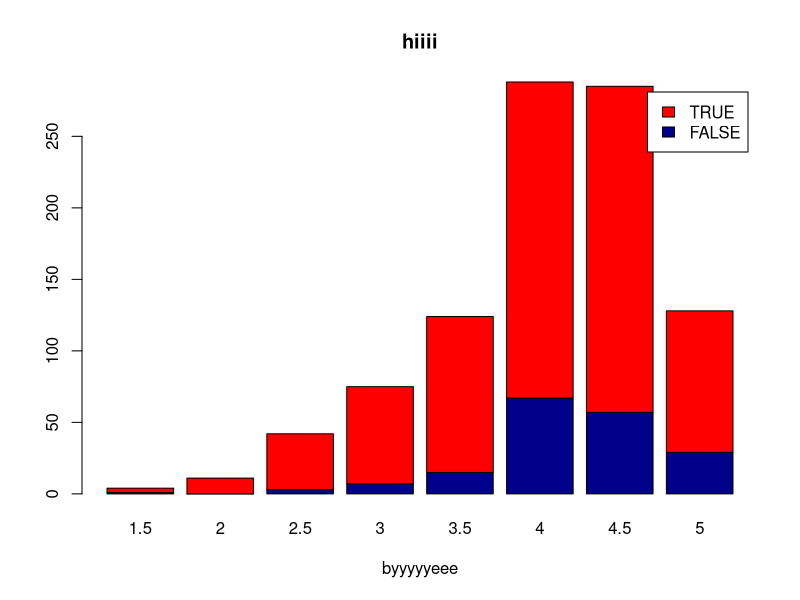
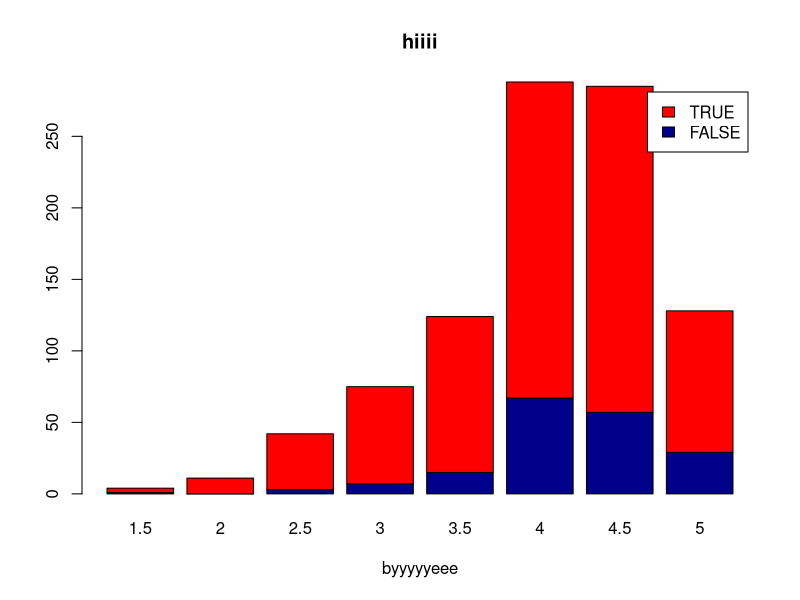

Recreate these plots in R, in order.
## ---- chunk 1
library(tidyverse)

data <- read_csv('Datasheet.csv', show_col_types = FALSE)

#summary(data)
#data2 <- distinct(data)
#missing_values <- colSums(is.na(data))
#data2 <- na.omit(data)

data <- mutate(data,WeightedStar = `Review Count` * `Stars`)

MISSING <- is.na(data$"Good For Kids")

df<-data[!grepl("Beach", data$Categories),]
df<-df[!grepl("Park", df$Categories),]
df<-df[!grepl("Hiking", df$Categories),]

df1 <- data[complete.cases(data[['Good For Kids']]), ]

column_to_parse <- df$Categories

# Split the strings in the column by ", " to create a list of items
split_items <- strsplit(column_to_parse, ", ")

# Flatten the list to count the occurrences of each item
all_items <- unlist(split_items)


# Count the occurrences of each unique item in the column
item_counts <- table(all_items)

# Display the counts
print(item_counts)


summary(df1)

## ---- chunk 2
counts <- table(df1$'Good For Kids', df1$Stars)
barplot(counts, main="hiiii",
  xlab="byyyyyeee", col=c("darkblue","red"),
  legend = rownames(counts))

counts <- table(df1$'Good For Kids', df1$Stars)
barplot(counts, main="hiiii",
  xlab="byyyyyeee", col=c("darkblue","red"),
  legend = rownames(counts))
## ---- chunk 3




